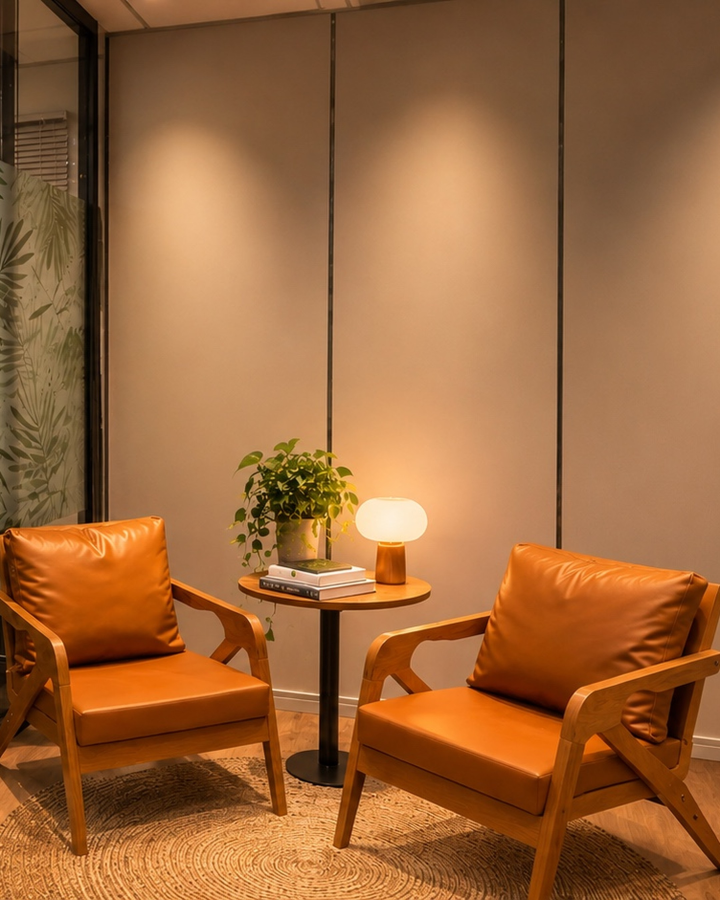
#> input picture instagram/posts/historia-2009/fotos/capa-a.jpg, 2160 x 2700 px, given in place of capa-b.jpg, which was not available (shown at 1/3 size)
$ python recorte-v9.py
#> lines starting #> are read from the running program, lines starting #| are printed output that depends on the picture
"""Fotos da v9 (v8 com o texto de volta): recorta a copa (fotos/capa-b.jpg) e as poltronas azuis
(fotos/espaco-nina-original.jpg) no formato da moldura de foto-v9.html (936 x 710, em 2x) e esfria de leve.
Saída: fotos/v9-copa.jpg e fotos/v9-poltronas.jpg.
Uso: python3 instagram/posts/historia-2009/recorte-v9.py"""
from pathlib import Path
import numpy as np
from PIL import Image
AQUI = Path(__file__).parent / 'fotos'
W, H = 936 * 2, 710 * 2

def recorta(arq, fx, fy, sat, frio):
#> called with arq = 'capa-b.jpg', fx = 0.5, fy = 0.6, sat = 0.85, frio = 0.04
    im = Image.open(AQUI / arq).convert('RGB')
#> im is the input picture: PIL image 2160x2700 RGB; mean R, G, B 156.2, 102.6, 59
    esc = max(W / im.width, H / im.height)
#> esc = 0.867
    im = im.resize((round(im.width * esc), round(im.height * esc)), Image.LANCZOS)
#> im: PIL image 1872x2340 RGB
    x = min(max(round(im.width * fx - W / 2), 0), im.width - W)
#> x = 0
    y = min(max(round(im.height * fy - H / 2), 0), im.height - H)
#> y = 694
    a = np.asarray(im.crop((x, y, x + W, y + H))).astype(np.float32) / 255
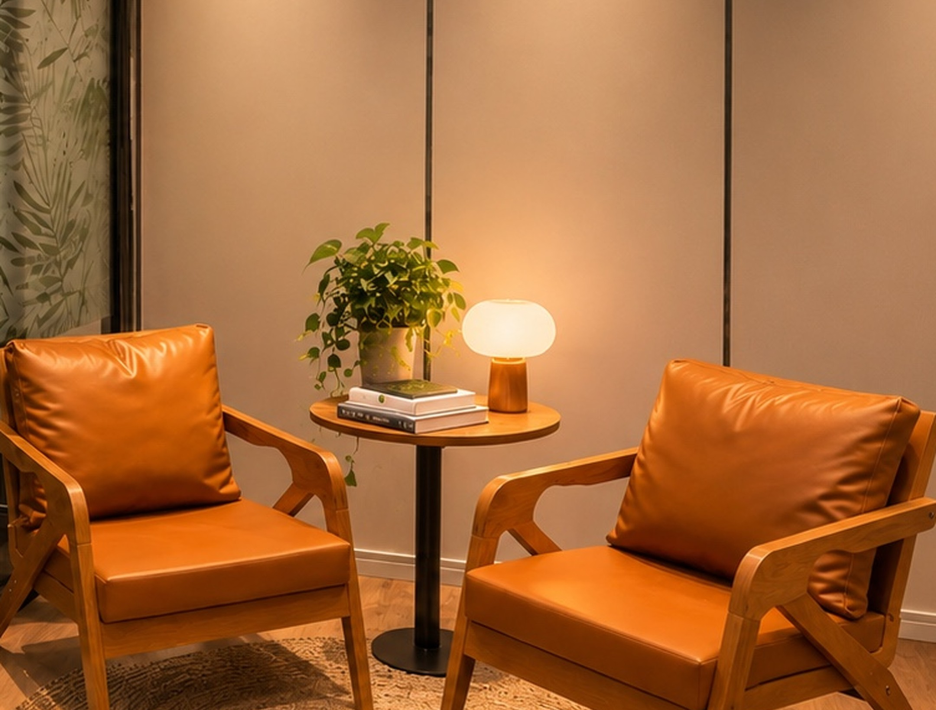
#> a: shape (1420, 1872, 3) float32 (shown at 1/2 size); mean R, G, B 0.647, 0.415, 0.228
    lum = (a @ np.array([0.299, 0.587, 0.114], dtype=np.float32))[..., None]
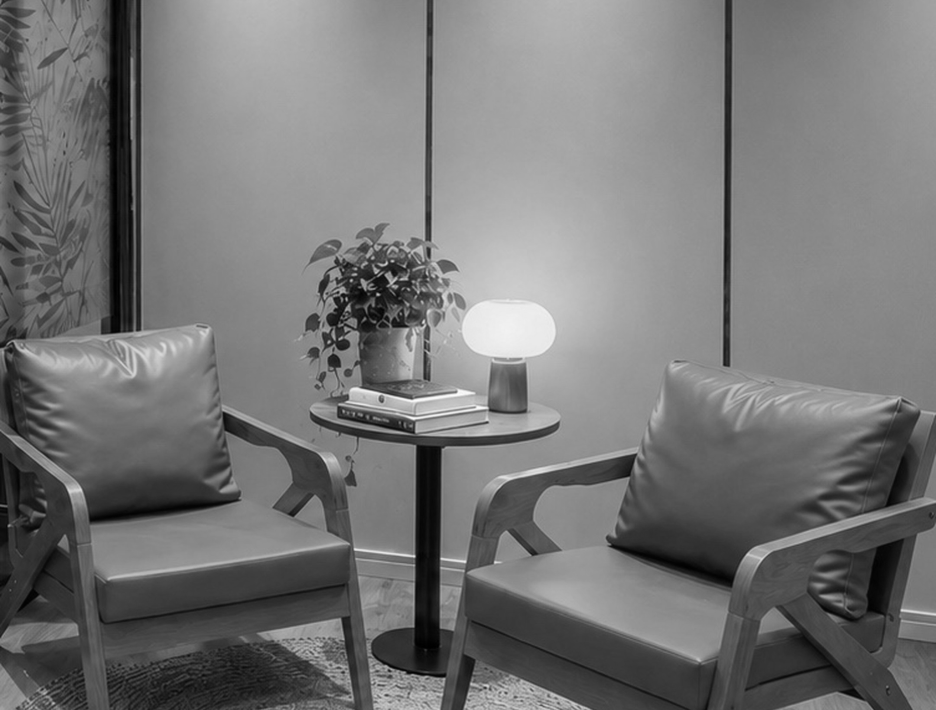
#> lum: shape (1420, 1872, 1) float32 (shown at 1/2 size); min 0, max 0.996, mean 0.462
    a = lum + (a - lum) * sat
    a *= np.array([1 - frio, 1.0, 1 + frio], dtype=np.float32)
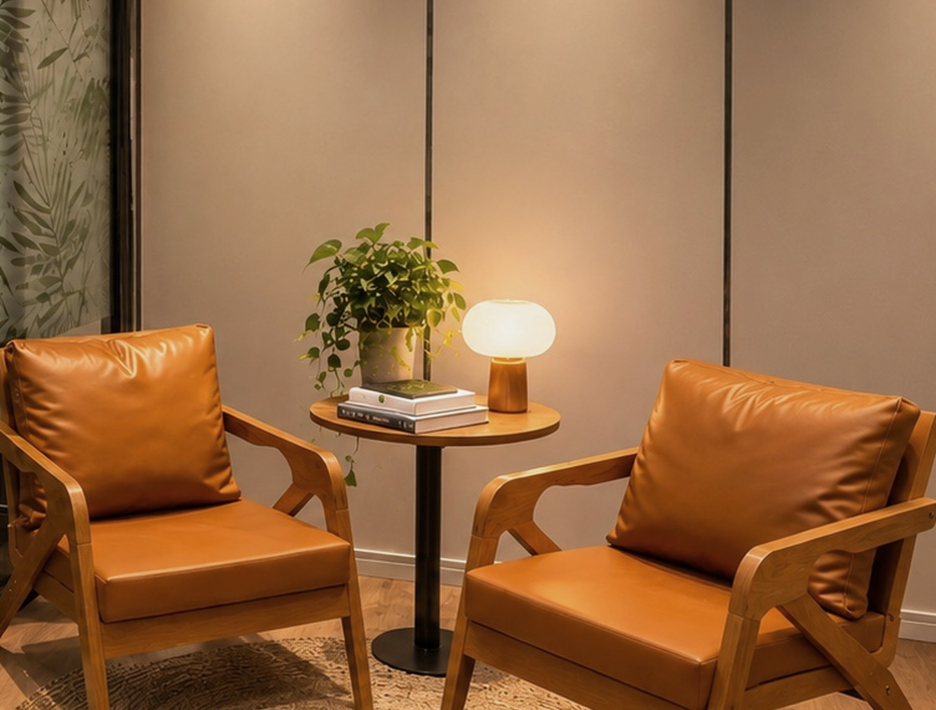
#> a: shape (1420, 1872, 3) float32 (shown at 1/2 size); mean R, G, B 0.594, 0.421, 0.275; drawn with min black and max white
    return Image.fromarray((np.clip(a * 1.05, 0, 1) * 255).astype(np.uint8))

recorta('capa-b.jpg', 0.5, 0.6, 0.85, 0.04).save(AQUI / 'v9-copa.jpg', quality=90)
recorta('espaco-nina-original.jpg', 1.0, 0.55, 0.78, 0.06).save(AQUI / 'v9-poltronas.jpg', quality=90)
#> call 2 of recorta, with arq = 'espaco-nina-original.jpg', fx = 1, fy = 0.55, sat = 0.78, frio = 0.06
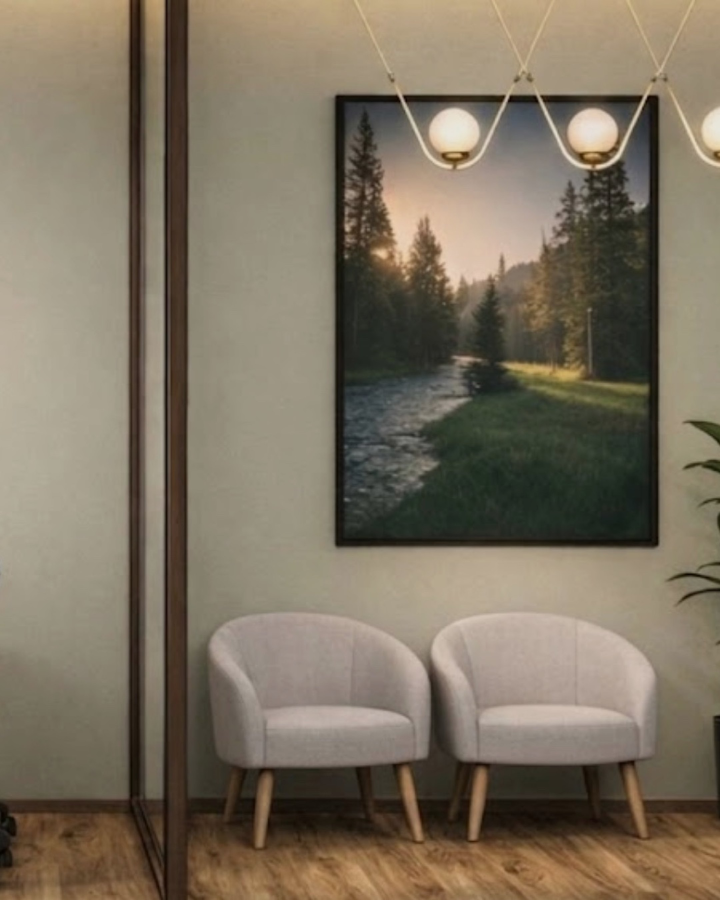
#> input picture instagram/posts/historia-2009/fotos/h-01.jpg, 2160 x 2700 px, given in place of espaco-nina-original.jpg, which was not available (shown at 1/3 size)
#> in recorta, im is the input picture: PIL image 2160x2700 RGB; mean R, G, B 125.1, 114, 96.2
#> in recorta (call 2), `a = np.asarray(im.crop((x, y, x + W, y + H))).astype(np.float32) / 255`:
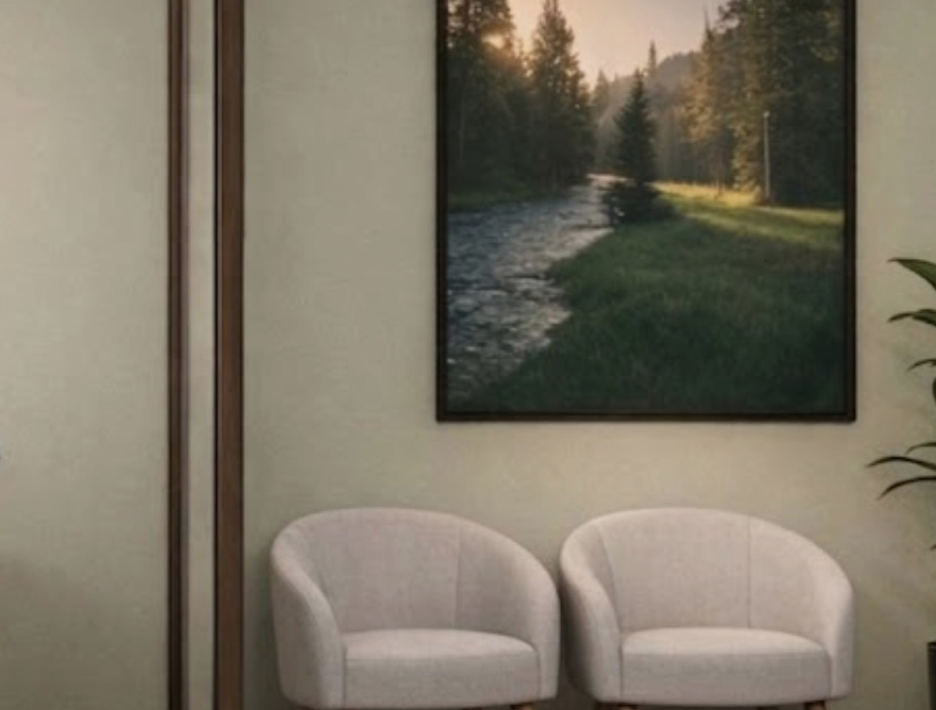
#> a: shape (1420, 1872, 3) float32 (shown at 1/2 size); mean R, G, B 0.489, 0.461, 0.4
#> in recorta (call 2), `lum = (a @ np.array([0.299, 0.587, 0.114], dtype=np.float32))[..., None]`:
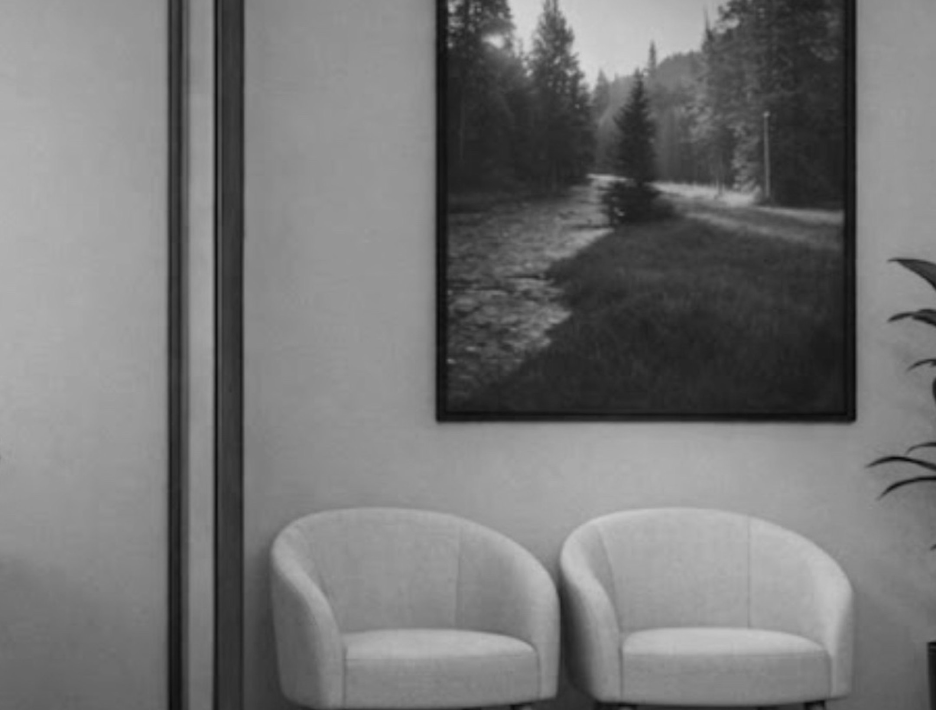
#> lum: shape (1420, 1872, 1) float32 (shown at 1/2 size); min 0.0186, max 0.844, mean 0.462
print('ok v9-copa.jpg v9-poltronas.jpg')
